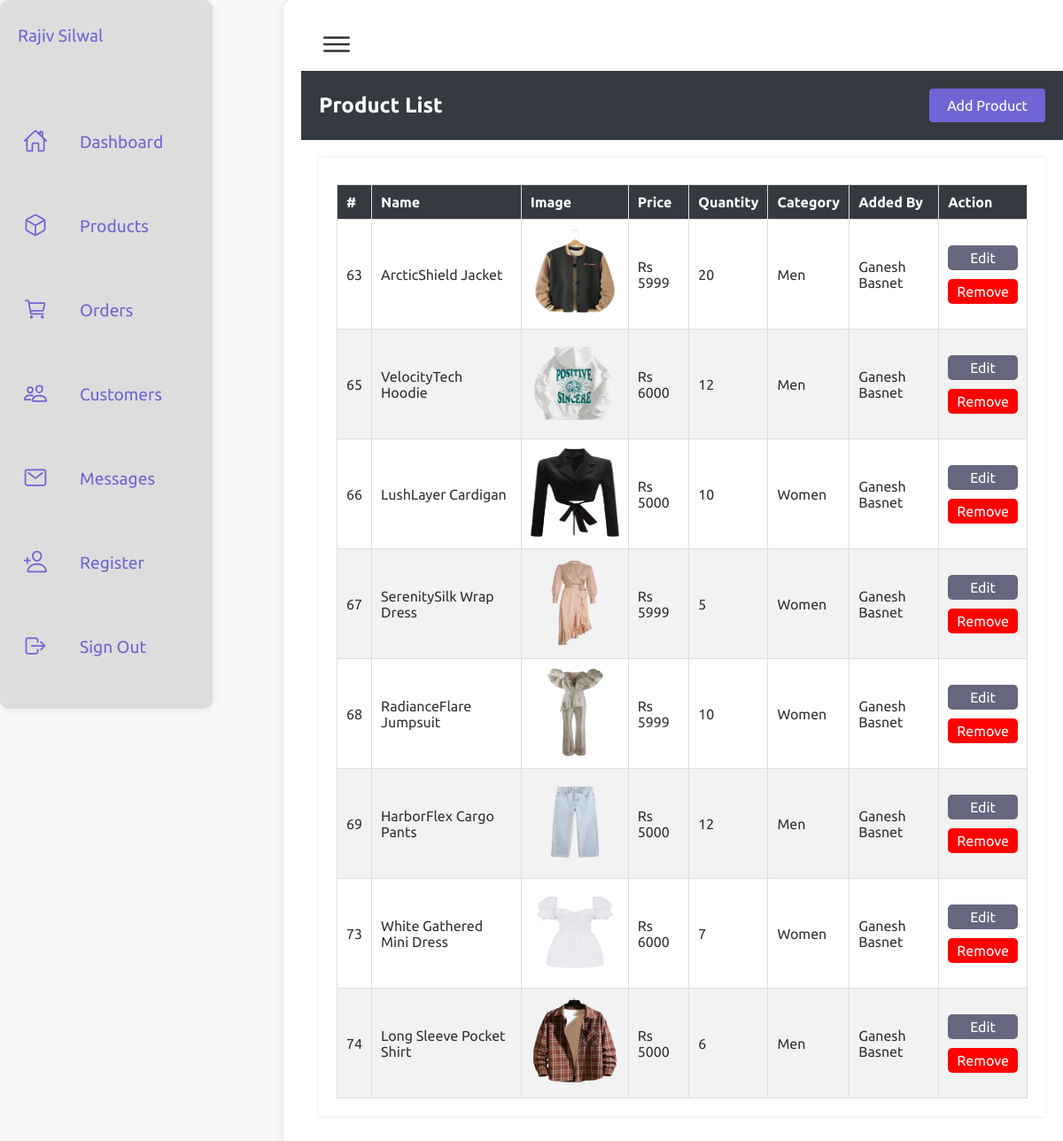
The page /manageProducts.php (signed in) on the database its author committed.
### tables this page shows
CREATE TABLE `products` (
  `product_id` int(50) NOT NULL,
  `name` varchar(50) NOT NULL,
  `category` varchar(10) NOT NULL,
  `price` int(10) NOT NULL,
  `quantity` int(10) NOT NULL,
  `img_main` varchar(50) NOT NULL,
  `description` text NOT NULL,
  `created_at` timestamp NOT NULL DEFAULT current_timestamp(),
  `admin_id` int(20) NOT NULL
);

### manageProducts.php (the view, shortened to what this page needs)
<?php
require('db_connection.php');
$adminid = $_SESSION['adminid'];
$adminsql = "SELECT * FROM admins WHERE admin_id = $adminid";
$adminresult = mysqli_query($conn, $adminsql);
$sql = "SELECT * FROM products JOIN admins ON products.admin_id = admins.admin_id;";
$result = mysqli_query($conn, $sql);
?>
<!DOCTYPE html>
<html lang="en">
<head>
    <link rel="stylesheet" href="css/admin.css">
    <link rel="stylesheet" href="css/adminProduct.css">
    <link rel="stylesheet" href="css/message.css">
</head>
<body>
    <div class="container">
        <div class="navigation">
            <ul>
                <li>
                    <a href="#">
                        <span class="title">
                            <?php if (mysqli_num_rows($adminresult) > 0) {
                                while ($row1 = mysqli_fetch_assoc($adminresult)) {
                                    echo $row1['fullname'];
                                }
                            } ?>
                        </span>
                    </a>
                </li>
                <li>
                    <a href="./admin.php">
                        <span class="icon">
                            <ion-icon name="home-outline"></ion-icon>
                        </span>
                        <span class="title">Dashboard</span>
                    </a>
                </li>
                <li>
                    <a href="#">
                        <span class="icon">
                            <ion-icon name="cube-outline"></ion-icon>
                        </span>
                        <span class="title">Products</span>
                    </a>
                </li>
                <li>
                    <a href="./manageOrders.php">
                        <span class="icon">
                            <ion-icon name="cart-outline"></ion-icon>
                        </span>
                        <span class="title">Orders</span>
                    </a>
                </li>
                <li>
                    <a href="./manageCustomers.php">
                        <span class="icon">
                            <ion-icon name="people-outline"></ion-icon>
                        </span>
                        <span class="title">Customers</span>
                    </a>
                </li>
                <li>
                    <a href="./manageMessages.php">
                        <span class="icon">
                            <ion-icon name="mail-outline"></ion-icon>
                        </span>
                        <span class="title">Messages</span>
                    </a>
                </li>
                <li>
                    <a href="./adminregistration.php">
                        <span class="icon">
                            <ion-icon name="person-add-outline"></ion-icon>
                        </span>
                        <span class="title">Register</span>
                    </a>
                </li>
                <li>
                    <a href="./adminlogout.php">
                        <span class="icon">
                            <ion-icon name="log-out-outline"></ion-icon>
                        </span>
                        <span class="title">Sign Out</span>
                    </a>
                </li>
            </ul>
        </div>
        <div class="main">
            <div class="topbar">
                <div class="toggle">
                    <ion-icon name="menu-outline"></ion-icon>
                </div>
                <div class="user">
                </div>
            </div>
            <div class="header">
                <h2>Product List</h2>
                <div class="btns">
                    <a href="#" id="add_product_button">Add Product</a>
                </div>
            </div>
            <div class="table-container">
                <table>
                    <thead>
                        <tr>
                            <th>#</th>
                            <th>Name</th>
                            <th>Image</th>
                            <th>Price</th>
                            <th>Quantity</th>
                            <th>Category</th>
                            <th>Added By</th>
                            <th>Action</th>
                        </tr>
                    </thead>
                    <tbody>
                        <?php
                        if (mysqli_num_rows($result) > 0): ?>
                            <?php while ($row = mysqli_fetch_assoc($result)): ?>
                                <tr>
                                    <td>
                                        <?php echo $row["product_id"]; ?>
                                    </td>
                                    <td>
                                        <?php echo $row["name"]; ?>
                                    </td>
                                    <td>
                                        <img src="./images/<?= $row["img_main"]; ?>" alt="<?php echo $row["img_main"] ?>"
                                            class="product-image" />
                                    </td>
                                    <td>Rs
                                        <?php echo $row["price"]; ?>
                                    </td>
                                    <td>
                                        <?php echo $row["quantity"]; ?>
                                    </td>
                                    <td>
                                        <?php echo $row["category"]; ?>
                                    </td>
                                    <td>
                                        <?php echo $row["fullname"]; ?>
                                    </td>
                                    <td>
                                        <a href="updateProducts.php?product_id=<?php echo $row['product_id'] ?>"
                                            class="edit-button">Edit</a>
                                        <a href="deleteProducts.php?product_id=<?php echo $row['product_id']; ?>"
                                            class="delete-button">Remove</a>
                                    </td>
                                </tr>
                            <?php endwhile; ?>
                        </tbody>
                    <?php else: ?>
                        <tr>
                            <td colspan='4'> "No products found."</td>
                        </tr>
                    <?php endif; ?>
                </table>
            </div>
</body>
</html>

### css/admin.css (style rules this page uses)
* { font-family: "Ubuntu", sans-serif; margin: 0; padding: 0; box-sizing: border-box; }
:root { --blue: #7065d4; --white: #fff; --gray: #f5f5f5; --black1: #222; --black2: #999; }
body { min-height: 100vh; overflow-x: hidden; background-color: #f4f4f4; color: #333; }
.container { position: relative; width: 100%; }
.navigation { position: fixed; width: 300px; height: 100vh; background: var(--blue); transition: 0.5s; overflow: hidden; }
.navigation { overflow-y: auto; max-height: 100%; padding-top: 20px; }
.navigation ul { position: absolute; top: 0; left: 0; width: 100%; }
.navigation ul li { position: relative; width: 100%; list-style: none; border-top-left-radius: 30px; border-bottom-left-radius: 30px; }
.navigation ul li:nth-child(1) { margin-bottom: 40px; pointer-events: none; }
.navigation ul li a { position: relative; display: block; width: 100%; display: flex; text-decoration: none; }
.navigation ul li a .icon { position: relative; display: block; min-width: 60px; height: 60px; line-height: 75px; text-align: center; }
.navigation ul li a .icon ion-icon { font-size: 1.75rem; }
.navigation ul li a .title { position: relative; display: block; padding: 0 10px; height: 60px; line-height: 60px; text-align: start; white-space: nowrap; }
body { font-family: 'Arial', sans-serif; margin: 0; padding: 0; background-color: #f4f4f4; color: #333; }
.main { background-color: #fff; box-shadow: 0 0 10px rgba(0, 0, 0, 0.1); border-radius: 10px; padding: 20px; width: 75%; margin-left: 20px; }
table { width: 100%; border-collapse: collapse; margin-top: 10px; }
table, th, td { border: 1px solid #ddd; }
th, td { padding: 10px; text-align: left; }
th { background-color: #f2f2f2; }
.main { position: absolute; width: calc(100% - 300px); left: 300px; min-height: 100vh; background: var(--white); transition: 0.5s; }
.topbar { width: 100%; height: 60px; display: flex; justify-content: space-between; align-items: center; padding: 0 10px; }
.toggle { position: relative; width: 60px; height: 60px; display: flex; justify-content: center; align-items: center; font-size: 2.5rem; cursor: pointer; }
.user { position: relative; width: 40px; height: 40px; border-radius: 50%; overflow: hidden; cursor: pointer; }
.navigation { background-color: #ddd; box-shadow: 0 0 10px rgba(0, 0, 0, 0.1); border-radius: 10px; padding: 20px; width: 20%; }
.navigation li { margin-bottom: 15px; padding: 10px; border-radius: 5px; transition: background-color 0.3s ease; }
.navigation a { text-decoration: none; color: #7065d4; }
.navigation .icon { margin-right: 10px; }
.navigation .title { font-size: 1.2rem; }

### css/adminProduct.css (style rules this page uses)
* { margin: 0; padding: 0; box-sizing: border-box; }
a { text-decoration: none; }
body { font-family: Arial, sans-serif; background-color: #f8f9fa; }
.header { display: flex; justify-content: space-between; align-items: center; padding: 20px; background-color: #343a40; color: #ffffff; }
.header h2 { font-size: 24px; }
#add_product_button { display: inline-block; color: #ffffff; text-decoration: none; padding: 10px 20px; background-color: #7065D4; border-radius: 4px; transition: background-color 0.3s; }
.table-container { margin: 20px; padding: 20px; background-color: #ffffff; box-shadow: 0 0 5px rgba(0, 0, 0, 0.1); }
table { width: 100%; border-collapse: collapse; }
th, td { padding: 10px; text-align: left; }
th { background-color: #343a40; color: #ffffff; }
tr:nth-child(even) { background-color: #f2f2f2; }
.edit-button { display: block; margin-bottom: 10px; padding: 5px 10px; background-color: #66677e; color: #fff; border: none; border-radius: 5px; cursor: pointer; text-align: center; }
.delete-button { display: block; padding: 5px 10px; background-color: red; color: #fff; border: none; border-radius: 5px; cursor: pointer; text-align: center; }
.product-image { height: 100px; width: 100px; }

### rows shown on the page
products: product_id "63", name "ArcticShield Jacket", img_main (picture), price "5999", quantity "20", category "Men", admin.fullname "Ganesh Basnet"
products: product_id "65", name "VelocityTech Hoodie", img_main (picture), price "6000", quantity "12", category "Men", admin.fullname "Ganesh Basnet"
products: product_id "66", name "LushLayer Cardigan", img_main (picture), price "5000", quantity "10", category "Women", admin.fullname "Ganesh Basnet"
products: product_id "67", name "SerenitySilk Wrap Dress", img_main (picture), price "5999", quantity "5", category "Women", admin.fullname "Ganesh Basnet"
products: product_id "68", name "RadianceFlare Jumpsuit", img_main (picture), price "5999", quantity "10", category "Women", admin.fullname "Ganesh Basnet"
products: product_id "69", name "HarborFlex Cargo Pants", img_main (picture), price "5000", quantity "12", category "Men", admin.fullname "Ganesh Basnet"
products: product_id "73", name "White Gathered Mini Dress", img_main (picture), price "6000", quantity "7", category "Women", admin.fullname "Ganesh Basnet"
products: product_id "74", name "Long Sleeve Pocket Shirt", img_main (picture), price "5000", quantity "6", category "Men", admin.fullname "Ganesh Basnet"

### other values the page prints
$row1['fullname'] "Rajiv Silwal"
